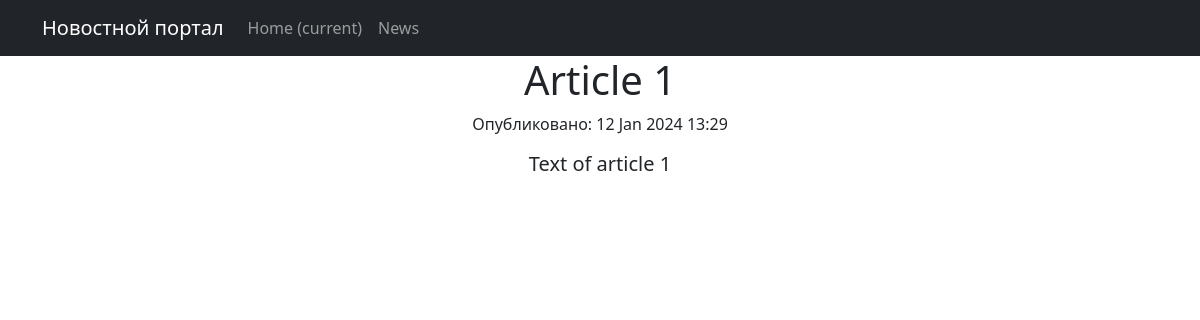
Screenshot of /news/1 with the database file from the repository.
### news/models.py (models this page shows, shortened)
class Post(models.Model):
    author = models.ForeignKey(Author, on_delete=models.CASCADE)
    NEWS = 'NW'
    ARTICLE = 'AR'
    POST_TYPE_CHOICES = [
        (NEWS, 'News'),
        (ARTICLE, 'Article'),
    ]
    post_type = models.CharField(max_length=2, choices=POST_TYPE_CHOICES, default=ARTICLE)
    created_at = models.DateTimeField(auto_now_add=True)
    category = models.ManyToManyField(Category, through='PostCategory')
    title = models.CharField(max_length=255)
    text = models.TextField()
    rating = models.IntegerField(default=0)

### news/views.py (the view)
# urls.py: path('news/<int:pk>', NewsDetail.as_view(), name='news_detail'),
class NewsDetail(DetailView):
    model = Post
    template_name = 'new.html'
    context_object_name = 'new'

### news/templatetags/custom_filters.py (called while the page is built)
@register.filter(name='censor')
def censor(value):
    if not isinstance(value, str):
        raise ValueError("Censor применяется только к переменным строкового типа")
    forbidden_words = ['badword1', 'badword2', 'редиска']
    forbidden_variants = [word.lower() for word in forbidden_words] + \
                         [word[0].upper() + word[1:].lower() for word in forbidden_words]
    words = value.split()
    for i, word in enumerate(words):
        if word in forbidden_variants:
            words[i] = word[0] + '*' * (len(word) - 1)
    return ' '.join(words)

### templates/new.html (shortened to what this page needs)
{% extends 'default.html' %}
{% load custom_filters %}
{% block content %}
    <h1>{{ new.title|censor }}</h1>
    <p>Опубликовано: {{ new.created_at|date:"d M Y H:i" }}</p>
    <h5>{{ new.text|censor }}</h5>
{% endblock content %}

### rows the page displays
Post: title|censor "Article 1", created_at "12 Jan 2024 13:29", text|censor "Text of article 1"
